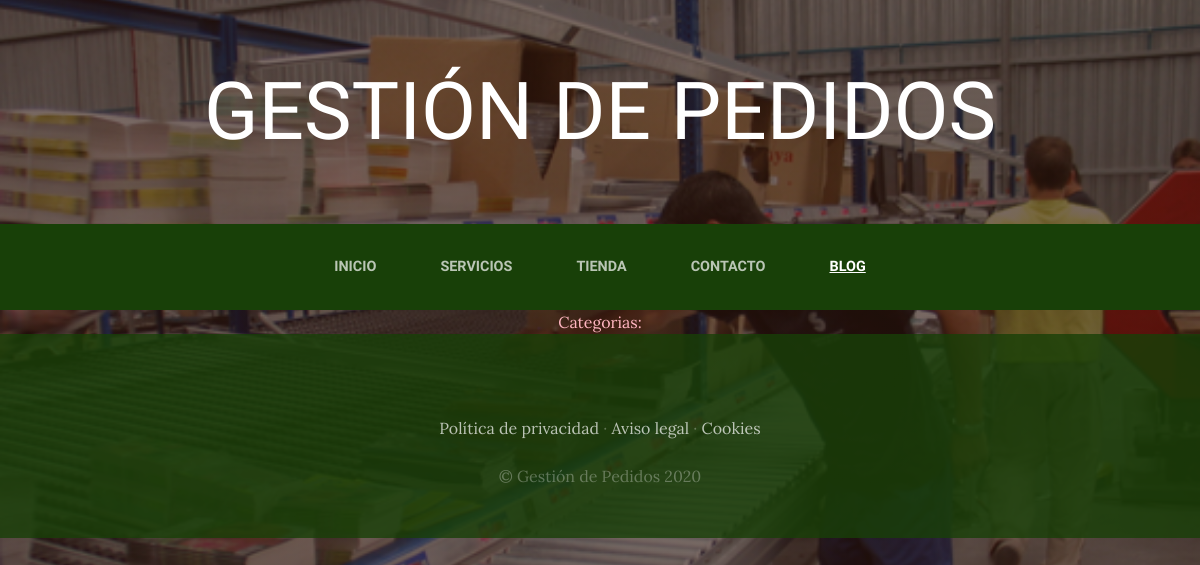
Page /blog/ on the earlier database version.
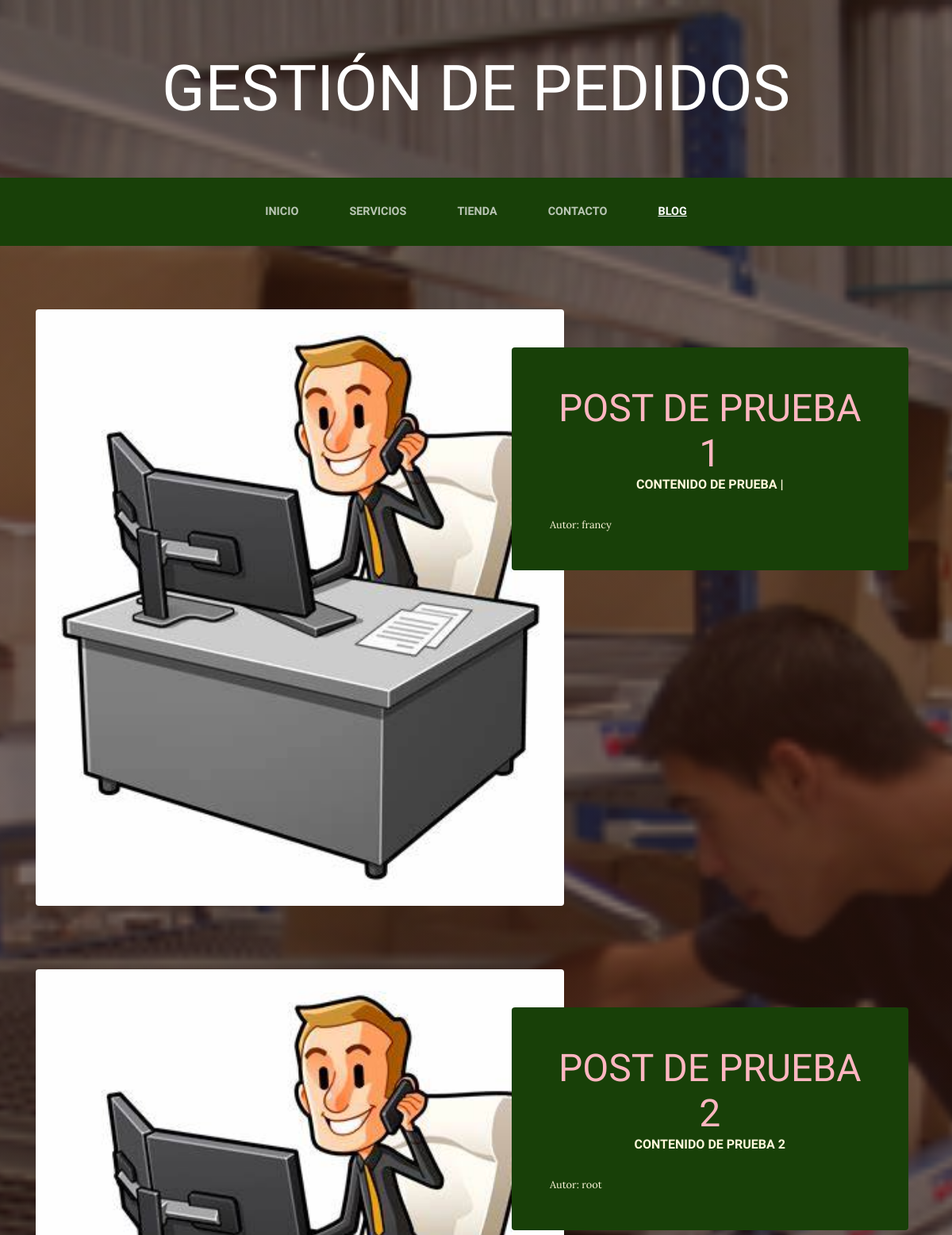
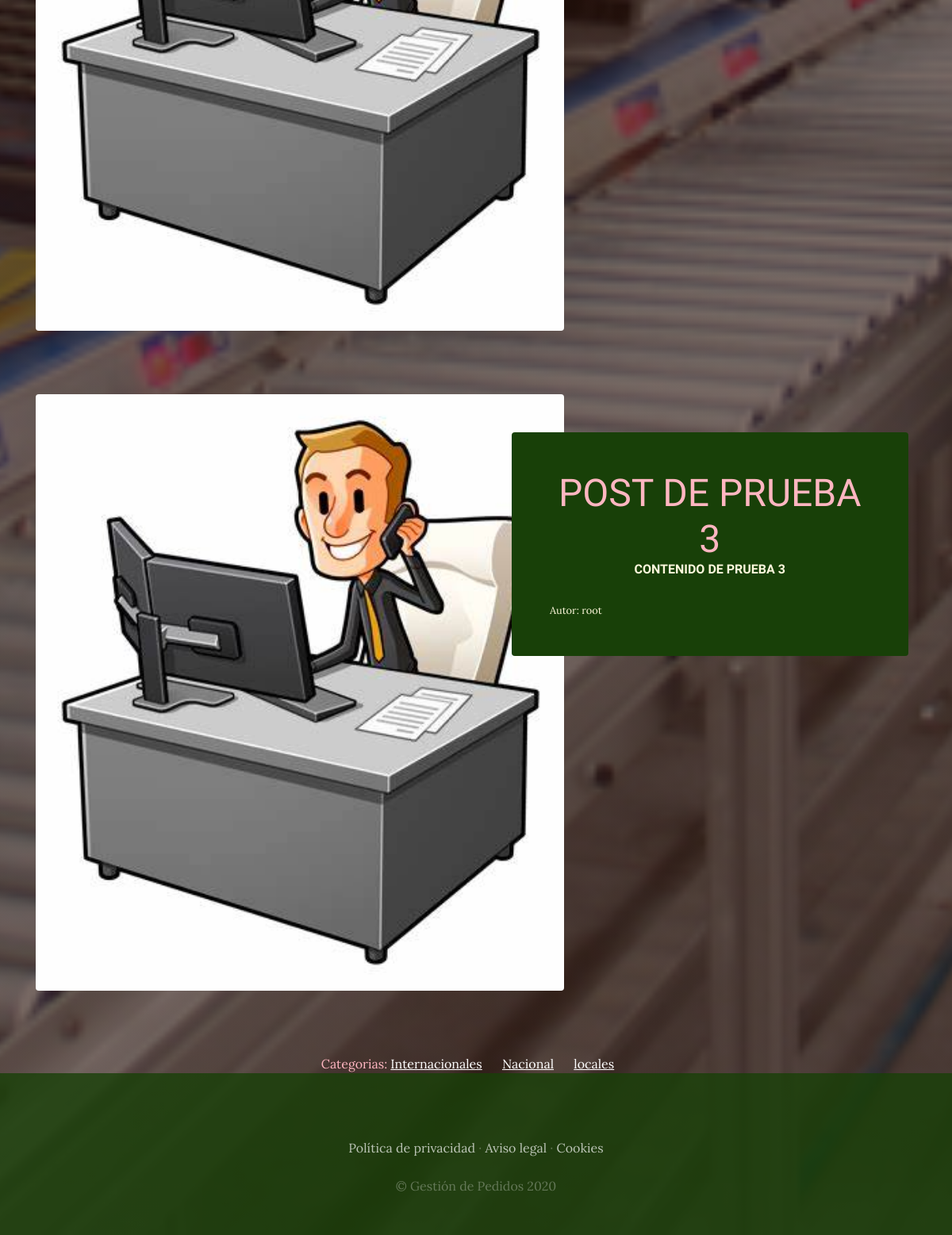
Same page on the later database version (2 pictures, top to bottom).
### blogApp/models.py (models this page shows, shortened)
class Post(models.Model):
    tituloP = models.CharField(max_length=50)
    contenido = models.CharField(max_length=50)
    imagen = models.ImageField(upload_to='blogApp', null=True, blank=True)
    categorias = models.ManyToManyField(Categoria)
    autor = models.ForeignKey(User, on_delete=models.CASCADE)
    created = models.DateTimeField(auto_now_add=True)
    update = models.DateTimeField(auto_now_add=True)
    class Meta:
        verbose_name = 'post'
        verbose_name_plural = 'posts'

class Categoria(models.Model):
    nombreCat = models.CharField(max_length=50)
    created = models.DateTimeField(auto_now_add=True)
    update = models.DateTimeField(auto_now_add=True)
    class Meta:
        verbose_name = 'categoria'
        verbose_name_plural = 'categorias'

### blogApp/views.py (the view)
# urls.py: 2. Add a URL to urlpatterns:  path('blog/', include('blog.urls'))
def blog(request):
    posts = Post.objects.all()
    return render(request, "blogApp/blog.html", {"posts": posts})

### carroApp/context_processor.py (called while the page is built)
def importe_total_carro(request):
    total = 0
    if 'carro' in request.session:
        for key, value in request.session["carro"].items():
            total = total + float(value["precio"])
    return {"importe_total_carro": total}

### blogApp/templates/blogApp/blog.html
{% extends "ProyectoWebApp/base.html" %}
{%load static %}
{%block content%}
    {%for post in posts %}
       <section class="page-section clearfix">
        <div class="container">
          <div class="intro">
            <img class="intro-img img-fluid mb-3 mb-lg-0 rounded" src="{{post.imagen.url}}" alt="" style="width: 60%;">
            <div class="intro-text left-0 text-center bg-faded p-5 rounded">
              <h2 class="section-heading mb-4" >
                <span class="section-heading-lower" style="color: LightPink">{{post.tituloP}}</span>
                <span class="section-heading-Upper" >{{post.contenido}}</span>
              </h2>
                <div style="text-align: left; font-size: 0.8em;">
                    Autor: {{post.autor}}
                </div>
            </div>
          </div>
        </div>
      </section>
    {% endfor %}
    <section>
        <div style="width: 75%; margin: auto; text-align: center; color: LightPink">
            Categorias:
                {% for post in posts %}
                   {% for categoria in post.categorias.all %}
                     <a href="{% url 'categoria' categoria.id %}" class="linksCategorias"> {{categoria.nombreCat}}</a> &nbsp;&nbsp;&nbsp;&nbsp;
                   {% endfor %}
                {% endfor %}
        </div>
    </section>
{% endblock %}

### ProyectoWebApp/templates/ProyectoWebApp/base.html (shortened to what this page needs)
<html>
<head>
    {% load static %}
    <link href="{% static 'ProyectoWebApp/vendor/bootstrap/css/bootstrap.min.css' %}" rel="stylesheet">
    <link href="{% static 'ProyectoWebApp/css/gestion.css' %}" rel="stylesheet">
</head>
<body>
    <h1 class="site-heading text-center text-white d-none d-lg-block">
        <span class="site-heading-lower">Gestión de Pedidos</span>
      </h1>
 <nav class="navbar navbar-expand-lg navbar-dark py-lg-4" id="mainNav">
    <div class="container">
      <div class="collapse navbar-collapse" id="navbarResponsive">
        <ul class="navbar-nav mx-auto">
          <li class="nav-item {% if request.path == '/' %}active{% endif %} px-lg-4">
            <a class="nav-link text-uppercase text-expanded" href="{% url 'Home'%}">Inicio</a>
          </li>
          <li class="nav-item {% if request.path == '/servicio/' %}active{% endif %} px-lg-4">
            <a class="nav-link text-uppercase text-expanded" href="{% url 'Servicio'%}">Servicios</a>
          </li>
          <li class="nav-item {% if request.path == '/tienda' %}active{% endif %} px-lg-4">
            <a class="nav-link text-uppercase text-expanded" href="{% url 'Tienda'%}">Tienda</a>
          </li>
          <li class="nav-item {% if request.path == '/contacto/' %}active{% endif %} px-lg-4">
            <a class="nav-link text-uppercase text-expanded" href="{% url 'Contacto'%}">Contacto</a>
          </li>
          <li class="nav-item {% if request.path|slice:':6' == '/blog/' %}active{% endif %} px-lg-4">
            <a class="nav-link text-uppercase text-expanded" href="{% url 'Blog'%}">Blog</a>
          </li>
        </ul>
      </div>
    </div>
  </nav>
    {% block content%}
    {% endblock%}
    <footer class="footer text-faded text-center py-5">
      <div class="container">
        <p class="m-0 mbt">
        	<a href="sample.html" class="link">Política de privacidad</a> ·
        	<a href="sample.html" class="link">Aviso legal</a> ·
        	<a href="sample.html" class="link">Cookies</a>
		</p>
        <p class="m-0 mbt1">&copy; Gestión de Pedidos 2020</p>
      </div>
	</footer>
</body>
</html>

### ProyectoWebApp/static/ProyectoWebApp/css/gestion.css (style rules this page uses)
body { font-family: 'Lora'; background: linear-gradient(rgba(47, 23, 15, 0.65), rgba(47, 23, 15, 0.65)), url("../img/bg_main.jpg"); background-attachment: fixed; background-position: center; background-size: cover; }
h1, h2, h3, h4, h5, h6 { font-family: 'Raleway'; }
p { line-height: 1.75; }
.text-faded { color: rgba(255, 255, 255, 0.3); }
.site-heading { margin-top: 5rem; margin-bottom: 5rem; text-transform: uppercase; line-height: 1; font-family: 'Raleway'; }
.site-heading .site-heading-lower { font-size: 5rem; font-weight: 100; line-height: 4rem; }
.page-section { margin-top: 5rem; margin-bottom: 5rem; }
.section-heading { text-transform: uppercase; }
.section-heading .section-heading-upper { display: block; font-size: 1rem; font-weight: 800; padding-bottom:.5rem; }
.section-heading .section-heading-lower { display: block; font-size: 3rem; font-weight: 100; }
.bg-faded { background-color: rgba(255, 255, 255, 0.85); }
#mainNav { background-color: rgba(24, 64, 8); font-family: 'Raleway'; }
#mainNav .navbar-nav .nav-item .nav-link { color: rgba(255, 255, 255, 0.7); font-weight: 800; }
#mainNav .navbar-nav .nav-item.active .nav-link { color: #ffffff; text-decoration: underline; }
@media (min-width: 992px) { #mainNav .navbar-nav .nav-item .nav-link { font-size: 0.9rem; } }
.intro { position: relative; }
@media (min-width: 992px) { .intro .intro-img { width: 75%; float: left; } }
@media (min-width: 992px) { .intro .intro-text { left: 600; width: 60%; margin-top: 3rem; background-color: rgba(24, 64, 8); color: cornsilk; position: absolute; } }
@media (min-width: 1200px) { .intro .intro-text { width: 45%; } }
.footer { background-color: rgba(24, 64, 8, 0.8); }
.mbt { padding-top: 2rem; }
.mbt1 { padding-top: 1.25rem; }
a.link { color: rgba(255, 255, 255, 0.7); }
.linksCategorias { color: white ; text-decoration: underline; }

Differences in the rows shown:
added Post: imagen (picture), tituloP "POST DE PRUEBA 1", contenido "CONTENIDO DE PRUEBA |", autor "francy"
added Post: imagen (picture), tituloP "POST DE PRUEBA 2", contenido "CONTENIDO DE PRUEBA 2", autor "root"
added Post: imagen (picture), tituloP "POST DE PRUEBA 3", contenido "CONTENIDO DE PRUEBA 3", autor "root"
added Categoria: nombreCat "Internacionales"
added Categoria: nombreCat "Nacional"
added Categoria: nombreCat "locales"
